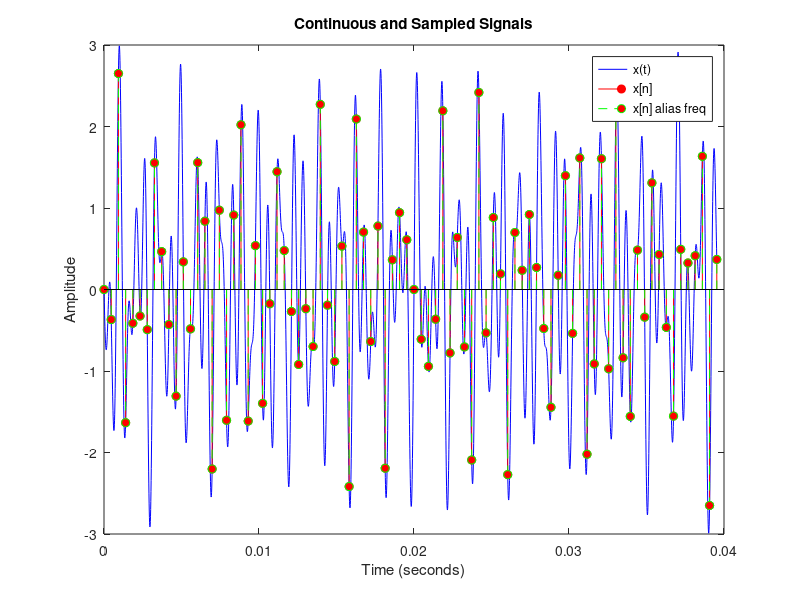

Recreate this plot in MATLAB.
%% Exercise 1

% Define the parameters
fs = 2150;
T_s = 1/fs;

% Original frequencies
f1 = 1250;
f2 = 1775;
f3 = 775;

% 1. Calculation of the Period
% F = f1/fs = 1250/2150 = 25/43 --> N=43;
% F = f2/fs = 1775/2150 = 71/86 --> N=86;
% F = f3/fs = 775/2150 = 31/86 --> N=86;
% mcm (43, 86, 86) = 86
N = 86;

% 2. Determine discrete frecuencies
F1 = f1/fs;
F2 = f2/fs;
F3 = f3/fs;

% 3. Aliasing
% Aliasing occurs when a frequency in the analog signal exceeds the Nyquist
% frequency, which in this case is fs/2 = 1075Hz
% So, the frecuency components 1250 and 1775 will be aliased.

% 4. Alias frecuencies
F1_alias = F1 - round(F1);
F2_alias = F2 - round(F2);
F3_alias = F3 - round(F3);
% Display the results
disp(['F1 original: ', num2str(F1), ', F1 alias: ', num2str(F1_alias)]);
disp(['F2 original: ', num2str(F2), ', F2 alias: ', num2str(F2_alias)]);
disp(['F3 original: ', num2str(F3), ', F3 alias: ', num2str(F3_alias)]);

% Time vector for plotting one full period
t = 0:0.00001:(N-1)*T_s;

% Define the analog signal x(t)
x_t = @(t) sin(2*pi*f1*t) + cos(2*pi*f2*t + pi/2) - sin(2*pi*f3*t);

% Sampled signal x[n]
n = 0:N-1;
x_n = @(n) sin(2*pi*F1*n) + cos(2*pi*F2*n + pi/2) - sin(2*pi*F3*n);
x_n_alias = @(n) sin(2*pi*F1_alias*n) + cos(2*pi*F2_alias*n + pi/2) ...
                 - sin(2*pi*F3_alias*n);

% Plotting the continuous and sampled signals
figure;
plot(t, x_t(t), 'b', 'DisplayName', 'x(t)');
hold on;
stem(n*T_s, x_n(n), 'r', 'DisplayName', 'x[n]', 'MarkerFaceColor', 'r', 'MarkerSize', 6);
stem(n*T_s, x_n_alias(n), 'g--', 'DisplayName', 'x[n] alias freq', 'MarkerFaceColor', 'r');
xlabel('Time (seconds)');
ylabel('Amplitude');
legend;
title('Continuous and Sampled Signals');
